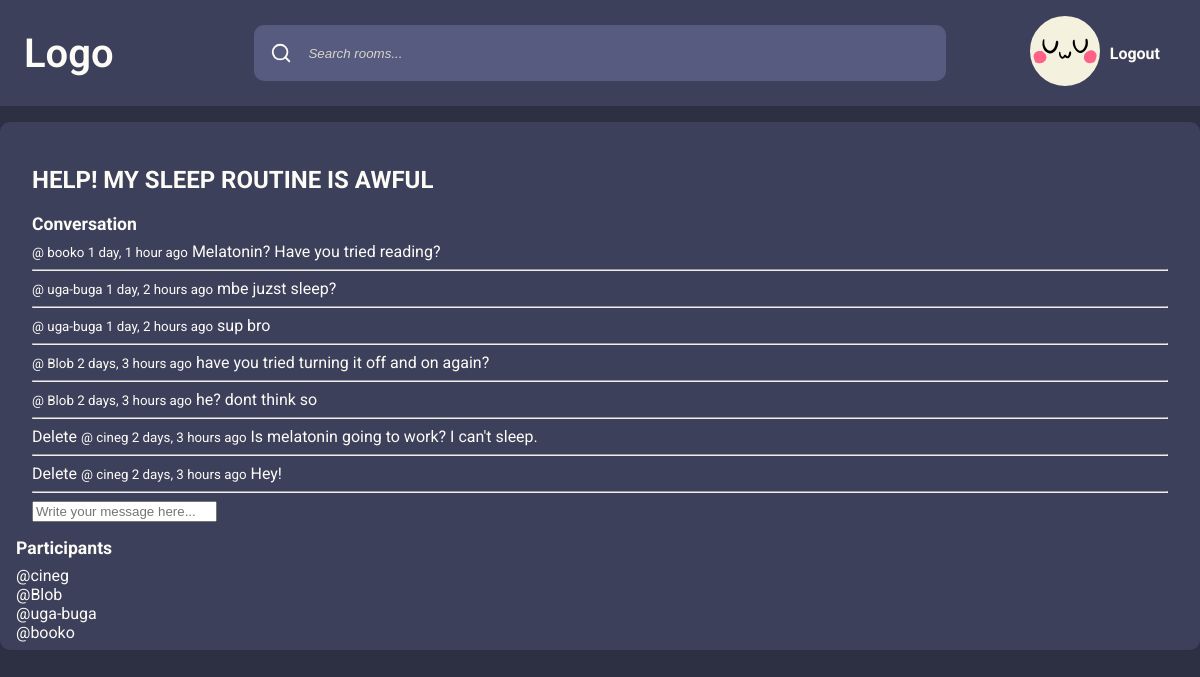
Before: /room/2/ (signed in) with the older database file.
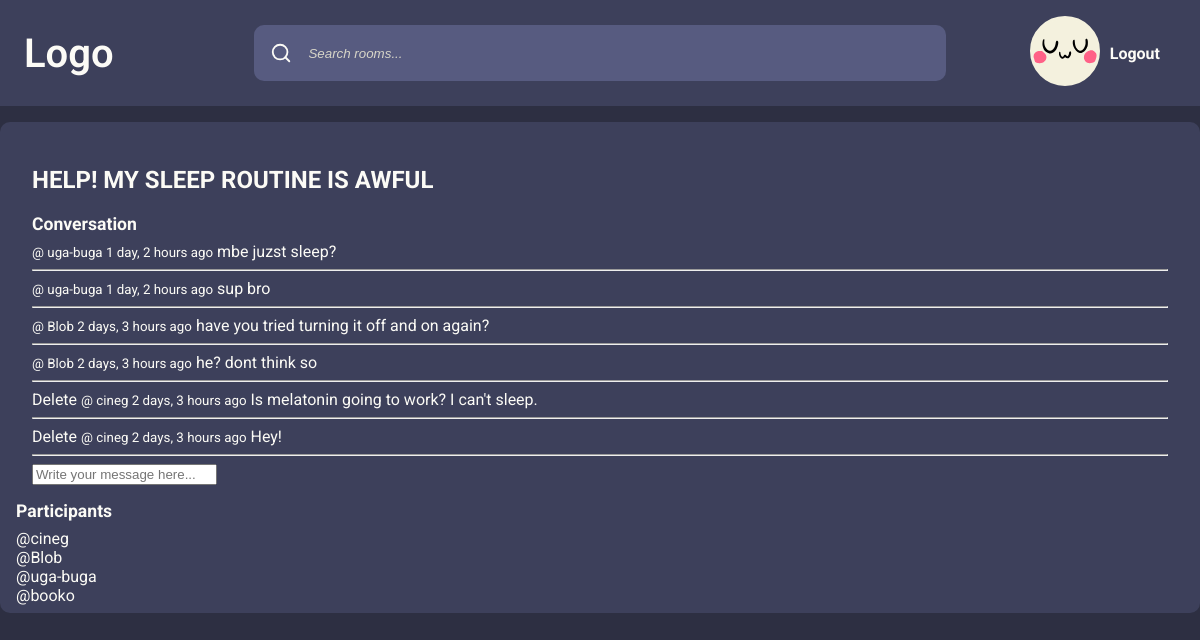
After: the same page with the newer database file.
### base/models.py (models this page shows, shortened)
class Message(models.Model):
    user = models.ForeignKey(User, on_delete=models.CASCADE)
    room = models.ForeignKey(Room, on_delete=models.CASCADE)
    body = models.TextField()
    updated = models.DateTimeField(auto_now=True)
    created = models.DateTimeField(auto_now_add=True)
    class Meta:
        ordering: list[str] = ["-updated", "-created"]

### base/views.py (the view)
# urls.py: path("room/<str:pk>/", views.room, name="room"),
def room(request: HttpRequest, pk: str) -> HttpResponse:
    room: Room = Room.objects.get(id=int(pk))
    conversation_messages = room.message_set.all()  # type: ignore
    participants = room.participants.all()
    if request.method == "POST":
        message: Message = Message.objects.create(
            user=request.user, room=room, body=request.POST.get("body")
        )
        room.participants.add(request.user)
        return redirect("room", pk=room.id)
    context: dict = {
        "room": room,
        "conversation_messages": conversation_messages,
        "participants": participants,
    }
    return render(request, "base/room.html", context)

### base/templates/base/room.html (shortened to what this page needs)
{% extends "main.html" %}
{% block content %}
    <main class="room">
        <section>
            <h1>{{ room.name }}</h1>
            <div class="comment-wrapper">
                <h3>Conversation</h3>
                {% for message in conversation_messages %}
                    <div class="message">
                        {% if message.user == request.user %}
                            <a href="{% url 'delete-message' message.id %}">Delete</a>
                        {% endif %}
                        <small><a href="{% url "user-profile" message.user %}">@ {{ message.user }}</a> {{ message.created|timesince }} ago</small>
                        <p>{{ message.body }}</p>
                        <hr />
                    </div>
                {% endfor %}
            </div>
            {% if request.user.is_authenticated %}
                <div class="comment-form">
                    <form method="POST", action="">
                        <input type="text" name="body" placeholder="Write your message here..." />
                    </form>
                </div>
            {% endif %}
        </section>
        <aside class="participants">
            {% include "base/participants_component.html" %}
        </aside>
    </main>
{% endblock content %}

### base/templates/base/participants_component.html
<h3>Participants</h3>
{% for participant in participants %}
    <div>
        <p>
            <a href="{% url "user-profile" participant %}">@{{ participant }}</a>
        </p>
    </div>
{% endfor %}

Changed rows visible on the page:
removed Message: user "booko", created "1 day, 1 hour", body "Melatonin? Have you tried reading?"
